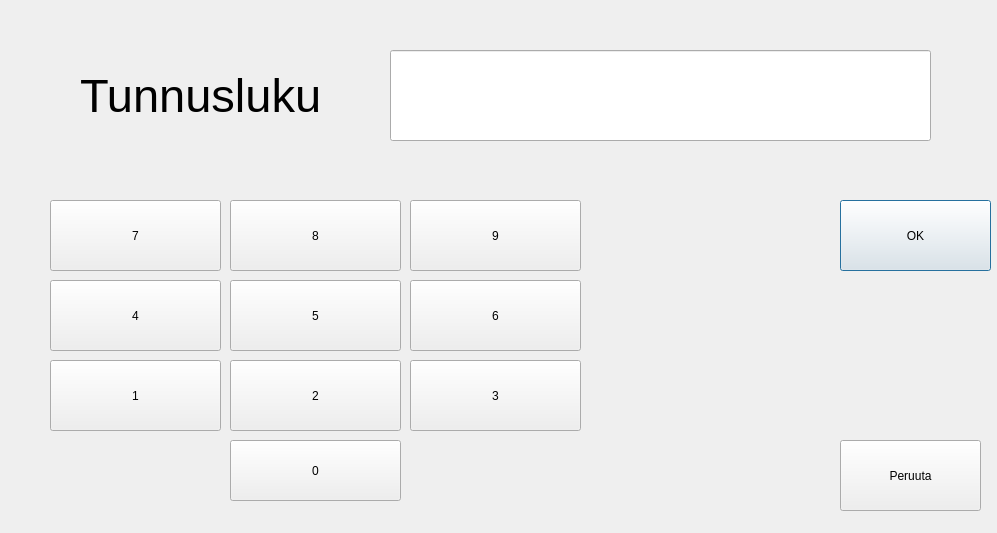
<?xml version="1.0" encoding="UTF-8"?>
<ui version="4.0">
 <class>Sisaankirjaus</class>
 <widget class="QDialog" name="Sisaankirjaus">
  <property name="geometry">
   <rect>
    <x>0</x>
    <y>0</y>
    <width>997</width>
    <height>533</height>
   </rect>
  </property>
  <property name="sizePolicy">
   <sizepolicy hsizetype="Maximum" vsizetype="Maximum">
    <horstretch>0</horstretch>
    <verstretch>0</verstretch>
   </sizepolicy>
  </property>
  <property name="windowTitle">
   <string>Dialog</string>
  </property>
  <widget class="QLineEdit" name="lineEdit_Tunnus">
   <property name="geometry">
    <rect>
     <x>390</x>
     <y>50</y>
     <width>541</width>
     <height>91</height>
    </rect>
   </property>
  </widget>
  <widget class="QLabel" name="label">
   <property name="geometry">
    <rect>
     <x>80</x>
     <y>60</y>
     <width>281</width>
     <height>71</height>
    </rect>
   </property>
   <property name="font">
    <font>
     <pointsize>35</pointsize>
    </font>
   </property>
   <property name="text">
    <string>Tunnusluku</string>
   </property>
  </widget>
  <widget class="QPushButton" name="pushButton_OK">
   <property name="geometry">
    <rect>
     <x>840</x>
     <y>200</y>
     <width>151</width>
     <height>71</height>
    </rect>
   </property>
   <property name="text">
    <string>OK</string>
   </property>
  </widget>
  <widget class="QPushButton" name="pushButton_7">
   <property name="geometry">
    <rect>
     <x>50</x>
     <y>200</y>
     <width>171</width>
     <height>71</height>
    </rect>
   </property>
   <property name="text">
    <string>7</string>
   </property>
  </widget>
  <widget class="QPushButton" name="pushButton_4">
   <property name="geometry">
    <rect>
     <x>50</x>
     <y>280</y>
     <width>171</width>
     <height>71</height>
    </rect>
   </property>
   <property name="text">
    <string>4</string>
   </property>
  </widget>
  <widget class="QPushButton" name="pushButton_8">
   <property name="geometry">
    <rect>
     <x>230</x>
     <y>200</y>
     <width>171</width>
     <height>71</height>
    </rect>
   </property>
   <property name="text">
    <string>8</string>
   </property>
  </widget>
  <widget class="QPushButton" name="pushButton_9">
   <property name="geometry">
    <rect>
     <x>410</x>
     <y>200</y>
     <width>171</width>
     <height>71</height>
    </rect>
   </property>
   <property name="text">
    <string>9</string>
   </property>
  </widget>
  <widget class="QPushButton" name="pushButton_1">
   <property name="geometry">
    <rect>
     <x>50</x>
     <y>360</y>
     <width>171</width>
     <height>71</height>
    </rect>
   </property>
   <property name="text">
    <string>1</string>
   </property>
  </widget>
  <widget class="QPushButton" name="pushButton_5">
   <property name="geometry">
    <rect>
     <x>230</x>
     <y>280</y>
     <width>171</width>
     <height>71</height>
    </rect>
   </property>
   <property name="text">
    <string>5</string>
   </property>
  </widget>
  <widget class="QPushButton" name="pushButton_6">
   <property name="geometry">
    <rect>
     <x>410</x>
     <y>280</y>
     <width>171</width>
     <height>71</height>
    </rect>
   </property>
   <property name="text">
    <string>6</string>
   </property>
  </widget>
  <widget class="QPushButton" name="pushButton_2">
   <property name="geometry">
    <rect>
     <x>230</x>
     <y>360</y>
     <width>171</width>
     <height>71</height>
    </rect>
   </property>
   <property name="text">
    <string>2</string>
   </property>
  </widget>
  <widget class="QPushButton" name="pushButton_3">
   <property name="geometry">
    <rect>
     <x>410</x>
     <y>360</y>
     <width>171</width>
     <height>71</height>
    </rect>
   </property>
   <property name="text">
    <string>3</string>
   </property>
  </widget>
  <widget class="QPushButton" name="pushButton_0">
   <property name="geometry">
    <rect>
     <x>230</x>
     <y>440</y>
     <width>171</width>
     <height>61</height>
    </rect>
   </property>
   <property name="text">
    <string>0</string>
   </property>
  </widget>
  <widget class="QPushButton" name="pushButton_Peruuta">
   <property name="geometry">
    <rect>
     <x>840</x>
     <y>440</y>
     <width>141</width>
     <height>71</height>
    </rect>
   </property>
   <property name="text">
    <string>Peruuta</string>
   </property>
  </widget>
 </widget>
 <resources/>
 <connections/>
</ui>
